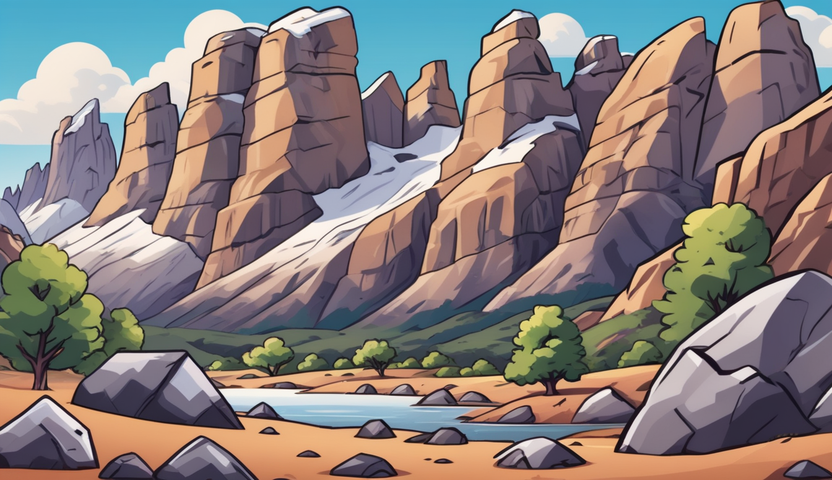
#> input picture runs/geology/images_daca/shot_001.png, 832 x 480 px, found by its file name; its folder holds 4 pictures in this run
$ python make_part2.py
#> lines starting #> are read from the running program, lines starting #| are printed output that depends on the picture
import os
import json
import subprocess
from PIL import Image
import matplotlib
matplotlib.use("Agg")
import matplotlib.pyplot as plt

def make_qual():
    images_dir = "runs/geology/images_daca"
    shots = [f"shot_{i:03d}" for i in range(1, 15)]

    fig, axes = plt.subplots(2, 7, figsize=(20, 6))
    axes = axes.flatten()

    for i, shot in enumerate(shots):
        img_path = os.path.join(images_dir, f"{shot}.png")
        if os.path.exists(img_path):
            img = Image.open(img_path)
#> img is the input picture: PIL image 832x480 RGB; mean R, G, B 135.9, 126, 123.2
            axes[i].imshow(img)
        axes[i].axis('off')
        axes[i].set_title(shot, fontsize=10)

    plt.tight_layout()
    plt.savefig("WRITTING_STUFFS/fig4.1_qual.png", dpi=150)
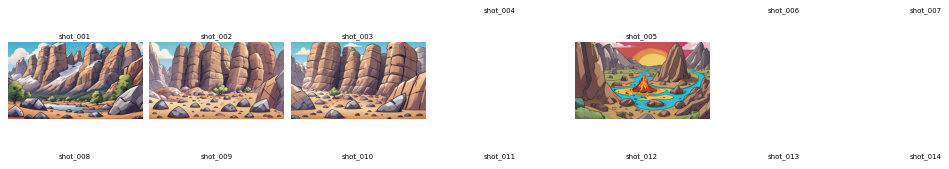
#> figure drawn by matplotlib, 4 panels
    print("Saved fig4.1_qual.png")

def make_filmstrip():
    # We choose 4 shots for a filmstrip
    chosen_shots = ["shot_001", "shot_004", "shot_007", "shot_010"]

#> (the run stopped early here; a loop or call above may not have finished)
